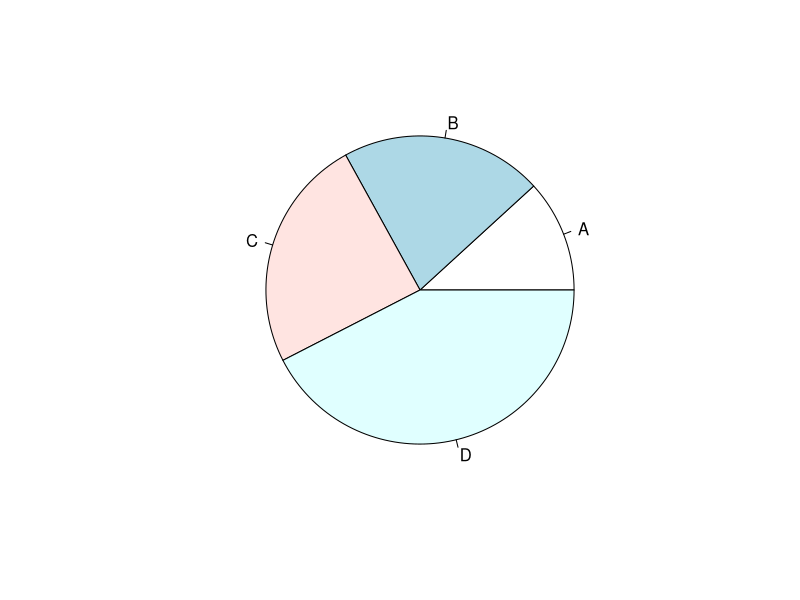
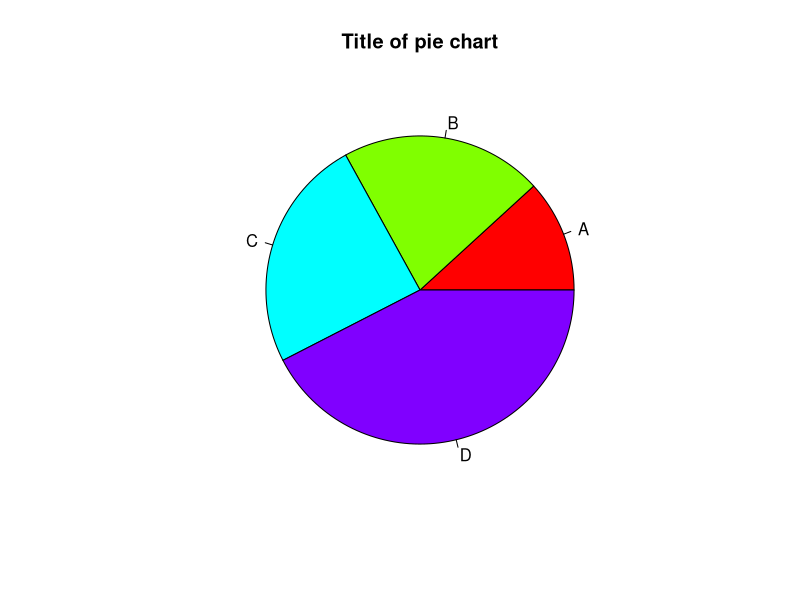
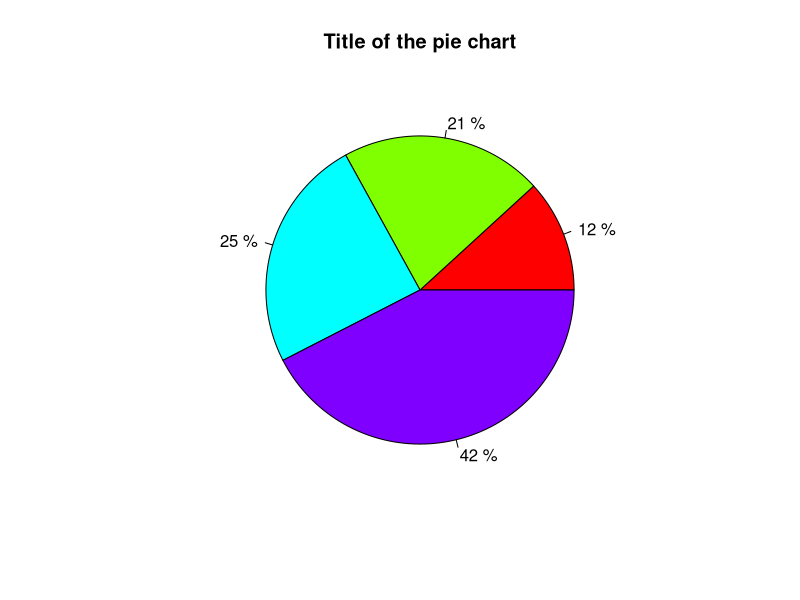
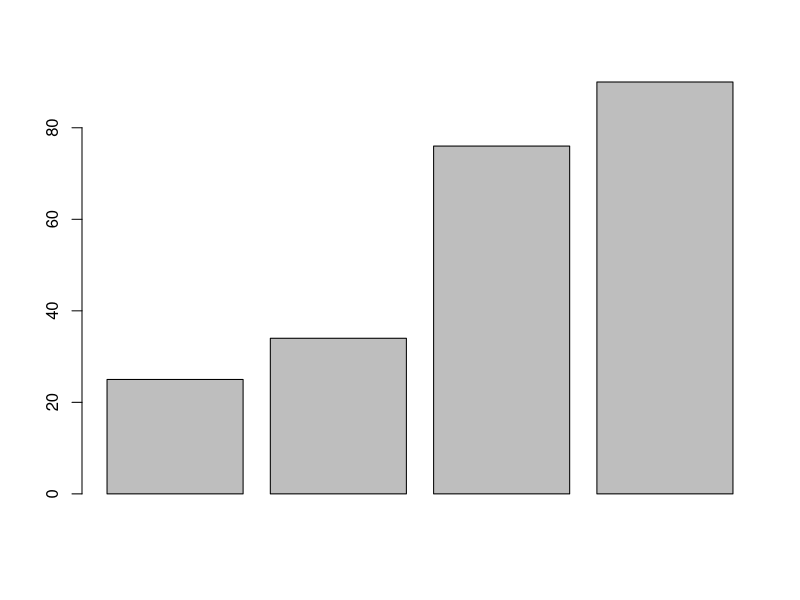
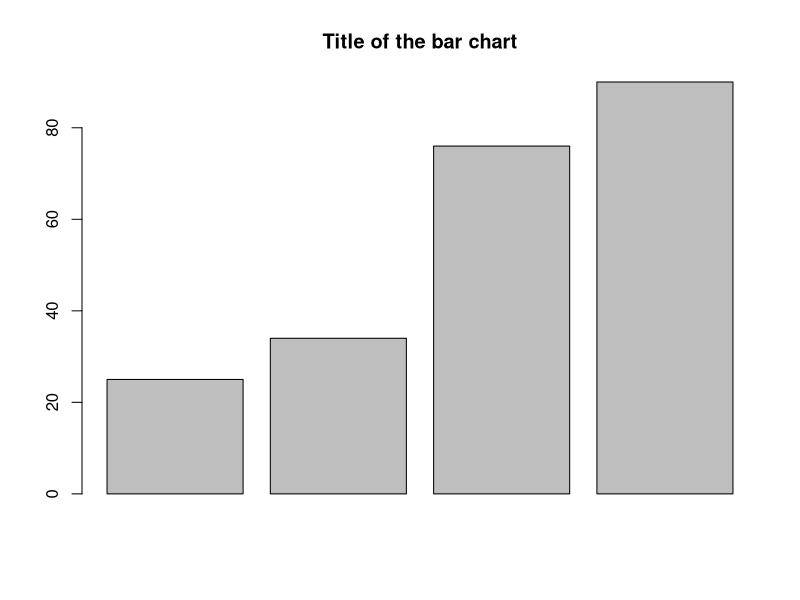
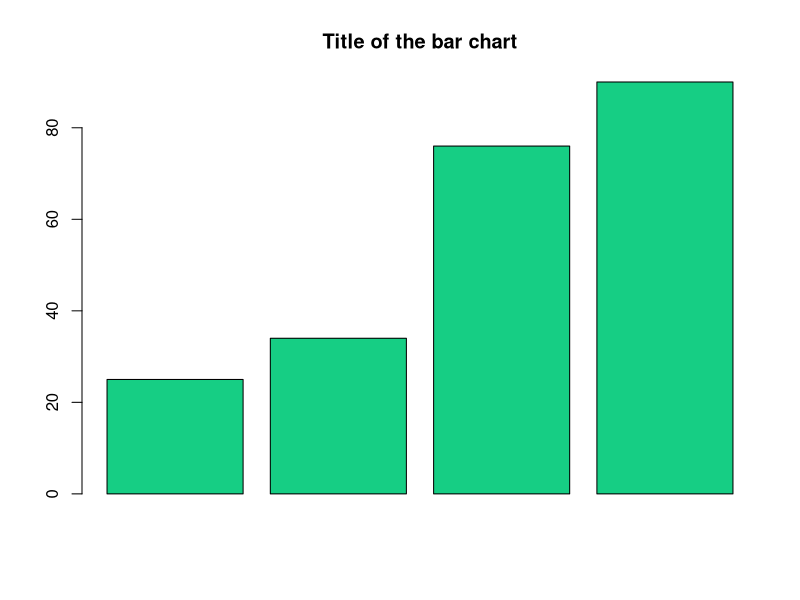
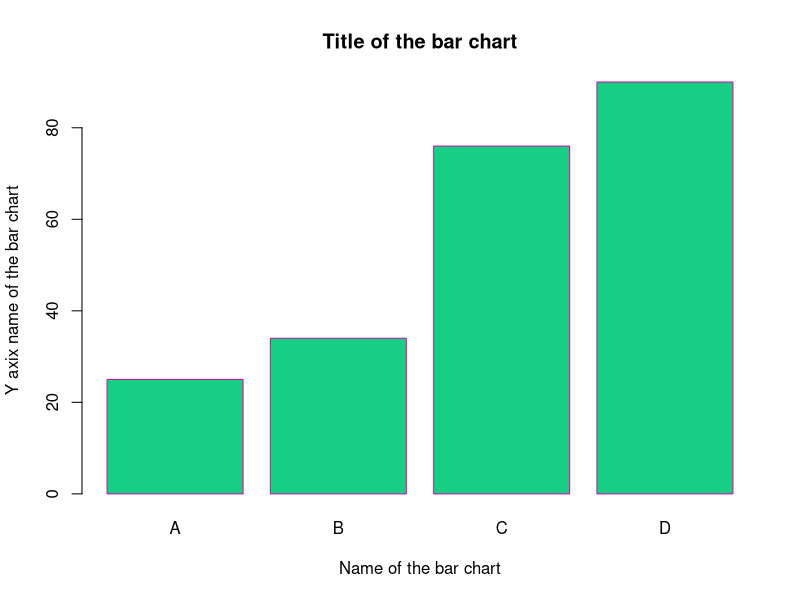
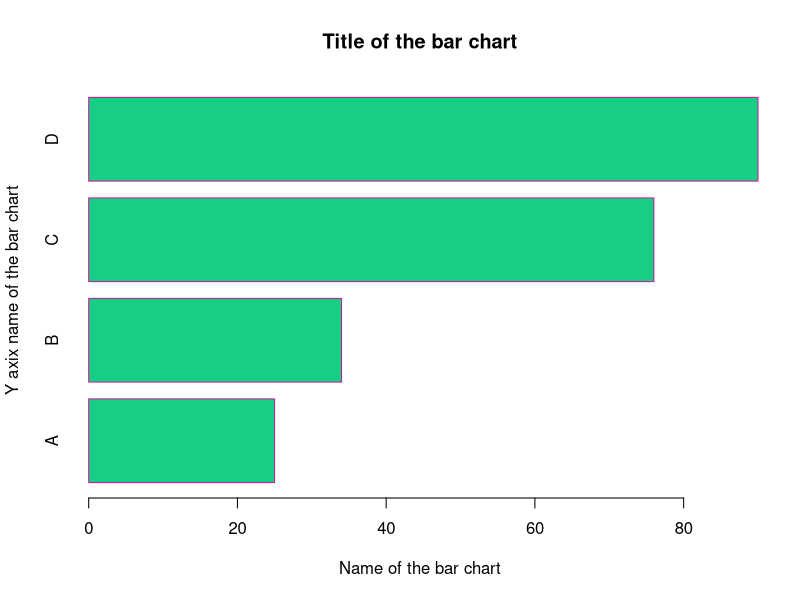

Generate these figures, in order, with R:
A <- 20

A

w = 45
e = 67.5
s = "Amal"
r = TRUE

class(w)
class(e)
class(s)
class(r)

#Vectors
#One Dimentional Arrays
vec_num1 = c(1:5)
vec_num2 = c(20,10,30,25,40)
vec_num3 = c(1:9)

vec_num4 = c(2,2,2)
vec_num5 = c(2,4,6)

vec_num1
vec_num2
vec_num3

#Vector Arithmetic
vec_num1+vec_num2
vec_num1-vec_num2
vec_num1*vec_num2
vec_num1/vec_num2
vec_num5^vec_num4

#Matrix
# 2 Dimension Arrays
z = c(1:6)
u = c(4,5,6,7,8,1)
mat_A = matrix(data=z, nrow = 3, ncol = 2, byrow = "False")

mat_A
mat_B = matrix(data = u, nrow = 3, ncol = 2, byrow = "True")

mat_B

# addition
add_AB = mat_A + mat_B
add_AB

# subtraction
sub_AB = mat_A - mat_B
sub_AB

# Division
dev_AB = mat_A / mat_B
dev_AB

# Multiplication
mul_AB = mat_A * mat_B
mul_AB

# Data Frames
a = c(10,20,30,40)
b = c(1:4)
c = c('M','I','S','O')

df_MY = data.frame(a,b,c)
names(df_MY) = c('ID','Values','Names')
df_MY

#PIE Chart
x = c(25,45,52,90)
y = c("A","B","C","D")

pie(x,y)

#advance Pie
pie(x,y, main = "Title of pie chart", col = rainbow(4))

#percentage cal
r = round(x/sum(x)*100)
r

new_label = paste(r,"%")
new_label

pie(x, new_label, main = "Title of the pie chart", col = rainbow(4))

#Bar charts
bar = c(25,34,76,90)

barplot(bar)

barplot(bar, main="Title of the bar chart")

barplot(bar, main="Title of the bar chart", col = "#16CE84")

barplot(bar, main="Title of the bar chart", col = "#16CE84",
        border = "#CE169E", names.arg = c("A","B","C","D"),
        xlab = "Name of the bar chart", ylab = "Y axix name of the bar chart")

barplot(bar, main="Title of the bar chart", col = "#16CE84",
               border = "#CE169E", names.arg = c("A","B","C","D"),
               xlab = "Name of the bar chart", ylab = "Y axix name of the bar chart",
               horiz = TRUE )
